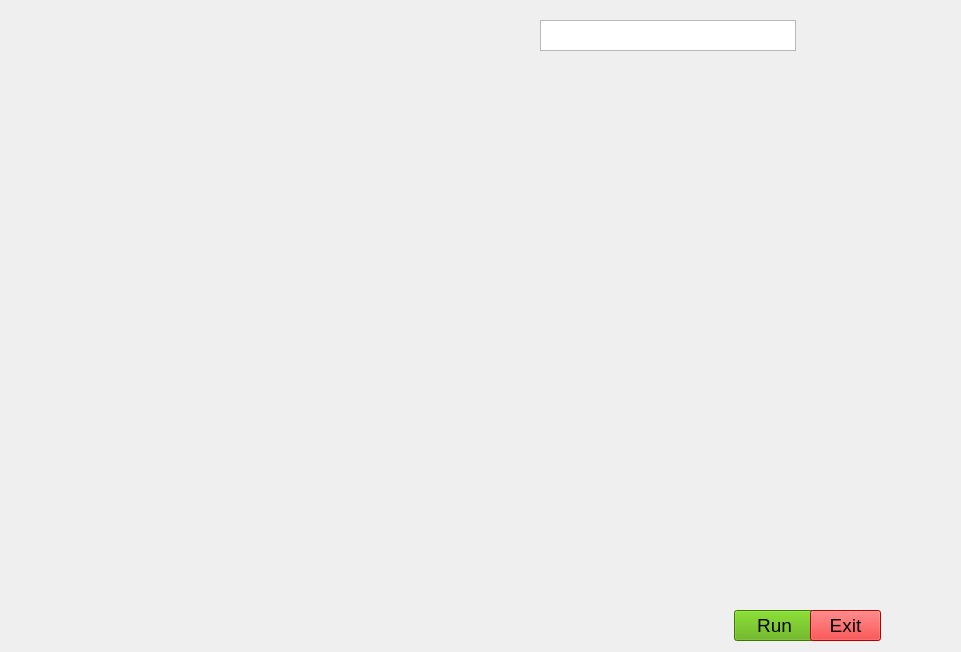
<?xml version="1.0" encoding="UTF-8"?>
<ui version="4.0">
 <class>jarvisUI</class>
 <widget class="QMainWindow" name="jarvisUI">
  <property name="geometry">
   <rect>
    <x>0</x>
    <y>0</y>
    <width>961</width>
    <height>652</height>
   </rect>
  </property>
  <property name="windowTitle">
   <string>MainWindow</string>
  </property>
  <widget class="QWidget" name="centralwidget">
   <widget class="QLabel" name="label">
    <property name="geometry">
     <rect>
      <x>0</x>
      <y>0</y>
      <width>961</width>
      <height>651</height>
     </rect>
    </property>
    <property name="font">
     <font>
      <pointsize>12</pointsize>
     </font>
    </property>
    <property name="text">
     <string/>
    </property>
    <property name="pixmap">
     <pixmap>Bg.gif</pixmap>
    </property>
    <property name="scaledContents">
     <bool>true</bool>
    </property>
   </widget>
   <widget class="QPushButton" name="pushButton">
    <property name="geometry">
     <rect>
      <x>734</x>
      <y>610</y>
      <width>81</width>
      <height>31</height>
     </rect>
    </property>
    <property name="font">
     <font>
      <pointsize>14</pointsize>
      <weight>50</weight>
      <bold>false</bold>
     </font>
    </property>
    <property name="autoFillBackground">
     <bool>false</bool>
    </property>
    <property name="styleSheet">
     <string notr="true">background-color: rgb(85, 170, 0);</string>
    </property>
    <property name="text">
     <string>Run</string>
    </property>
   </widget>
   <widget class="QPushButton" name="pushButton_2">
    <property name="geometry">
     <rect>
      <x>810</x>
      <y>610</y>
      <width>71</width>
      <height>31</height>
     </rect>
    </property>
    <property name="font">
     <font>
      <pointsize>14</pointsize>
      <weight>50</weight>
      <bold>false</bold>
     </font>
    </property>
    <property name="autoFillBackground">
     <bool>false</bool>
    </property>
    <property name="styleSheet">
     <string notr="true">background-color: rgb(255, 0, 0);</string>
    </property>
    <property name="text">
     <string>Exit</string>
    </property>
   </widget>
   <widget class="QLabel" name="label_2">
    <property name="geometry">
     <rect>
      <x>0</x>
      <y>0</y>
      <width>411</width>
      <height>91</height>
     </rect>
    </property>
    <property name="text">
     <string/>
    </property>
    <property name="pixmap">
     <pixmap>loader.gif</pixmap>
    </property>
   </widget>
   <widget class="QTextBrowser" name="textBrowser">
    <property name="geometry">
     <rect>
      <x>540</x>
      <y>20</y>
      <width>256</width>
      <height>31</height>
     </rect>
    </property>
   </widget>
  </widget>
 </widget>
 <resources/>
 <connections/>
</ui>
